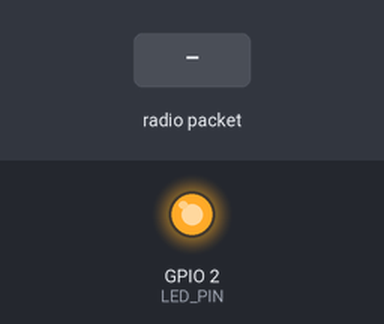
This sketch was run on a simulated ESP32. Shown: output pins drawn as LEDs (lit = HIGH). Inputs (shaded band) come from the test bench.

Above: at 1.2 s.
1.3 s: radio packet "1" arrives
At 2.5 s:
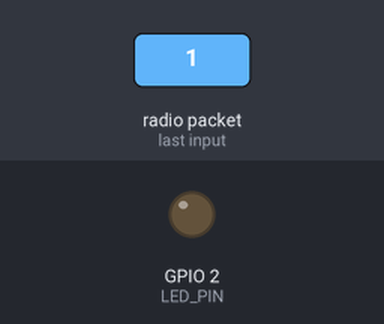
2.8 s: radio packet "0" arrives
At 3.7 s:
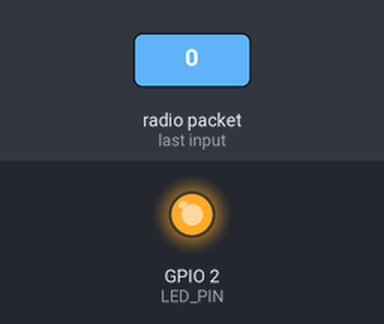
4.3 s: radio packet "2" arrives
At 4.9 s:
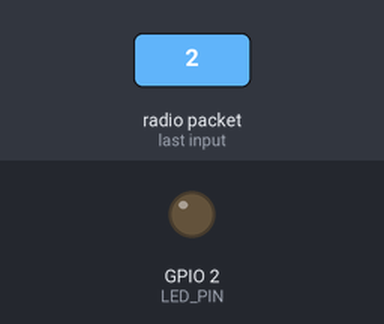
Timing chart, 0 to 7.3 s (numbered marks = the images above; inputs shaded):
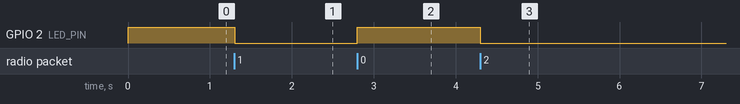

Measured:
- after the input at 1.3 s, GPIO 2 (LED_PIN): HIGH → LOW at once
- after the input at 2.8 s, GPIO 2 (LED_PIN): LOW → HIGH at once
- after the input at 4.3 s, GPIO 2 (LED_PIN): HIGH → LOW at once

The sketch:

esp_now_air.ino
```cpp
/*
 * Companion Drone Air ESP-NOW Bridge
 *
 * Hardware: ESP32 development board (mounted on drone, wired to Raspberry Pi 5 UART)
 * Function: Transparent bidirectional bridge between Pi UART and ESP-NOW (LR mode).
 *
 * Pi UART Connection:
 *   ESP32 TX (GPIO 17) -> Pi 5 RX (GPIO 15 / UART0 RX / Pin 10)
 *   ESP32 RX (GPIO 16) -> Pi 5 TX (GPIO 14 / UART0 TX / Pin 8)
 *   GND                -> Pi 5 GND
 *
 * ESP-NOW Mode: WiFi Long Range (LR) 802.11b/g/n LR protocol
 */

#include <esp_now.h>
#include <WiFi.h>
#include <esp_wifi.h>

#define UART_BAUD 115200
#define BUFFER_SIZE 240       // ESP-NOW max payload is 250 bytes
#define TX_TIMEOUT_MS 5       // Flush timeout to prevent serial lag
#define LED_PIN 2             // Built-in LED for packet activity

#define PI_UART_RX_PIN 16     // ESP32 RX <- Pi TX
#define PI_UART_TX_PIN 17     // ESP32 TX -> Pi RX

HardwareSerial PiSerial(2);

// Target Ground ESP32 MAC address (default broadcast, replace with specific MAC for security)
uint8_t groundMacAddress[] = {0xFF, 0xFF, 0xFF, 0xFF, 0xFF, 0xFF};

uint8_t serialBuffer[BUFFER_SIZE];
size_t bufferIndex = 0;
unsigned long lastSerialByteTime = 0;

// Callback when data is received over ESP-NOW from Ground ESP32
void onDataRecv(const esp_now_recv_info_t *recv_info, const uint8_t *incomingData, int len) {
    if (len > 0) {
        PiSerial.write(incomingData, len);
        digitalWrite(LED_PIN, !digitalRead(LED_PIN)); // Toggle LED on activity
    }
}

// Callback when data was sent over ESP-NOW
void onDataSent(const uint8_t *mac_addr, esp_now_send_status_t status) {
    // Optional transmission status hook
}

void flushBuffer() {
    if (bufferIndex > 0) {
        esp_now_send(groundMacAddress, serialBuffer, bufferIndex);
        bufferIndex = 0;
        digitalWrite(LED_PIN, !digitalRead(LED_PIN));
    }
}

void setup() {
    pinMode(LED_PIN, OUTPUT);
    digitalWrite(LED_PIN, LOW);

    // Initialize Pi UART on HardwareSerial 2
    PiSerial.begin(UART_BAUD, SERIAL_8N1, PI_UART_RX_PIN, PI_UART_TX_PIN);

    // Set WiFi to Station mode
    WiFi.mode(WIFI_STA);
    WiFi.disconnect();

    // Enable Long Range (LR) mode for maximum outdoor telemetry range
    esp_wifi_set_protocol(WIFI_IF_STA, WIFI_PROTOCOL_LR | WIFI_PROTOCOL_11B | WIFI_PROTOCOL_11G);

    // Initialize ESP-NOW
    if (esp_now_init() != ESP_OK) {
        return;
    }

    esp_now_register_recv_cb(onDataRecv);
    esp_now_register_send_cb(onDataSent);

    // Register Ground peer
    esp_now_peer_info_t peerInfo = {};
    memcpy(peerInfo.peer_addr, groundMacAddress, 6);
    peerInfo.channel = 0;
    peerInfo.encrypt = false;

    esp_now_add_peer(&peerInfo);

    digitalWrite(LED_PIN, HIGH);
}

void loop() {
    // Read from Pi UART and buffer for transmission over ESP-NOW
    while (PiSerial.available()) {
        uint8_t b = PiSerial.read();
        serialBuffer[bufferIndex++] = b;
        lastSerialByteTime = millis();

        if (bufferIndex >= BUFFER_SIZE) {
            flushBuffer();
        }
    }

    // Flush remaining buffer if timeout elapsed
    if (bufferIndex > 0 && (millis() - lastSerialByteTime >= TX_TIMEOUT_MS)) {
        flushBuffer();
    }
}
```
